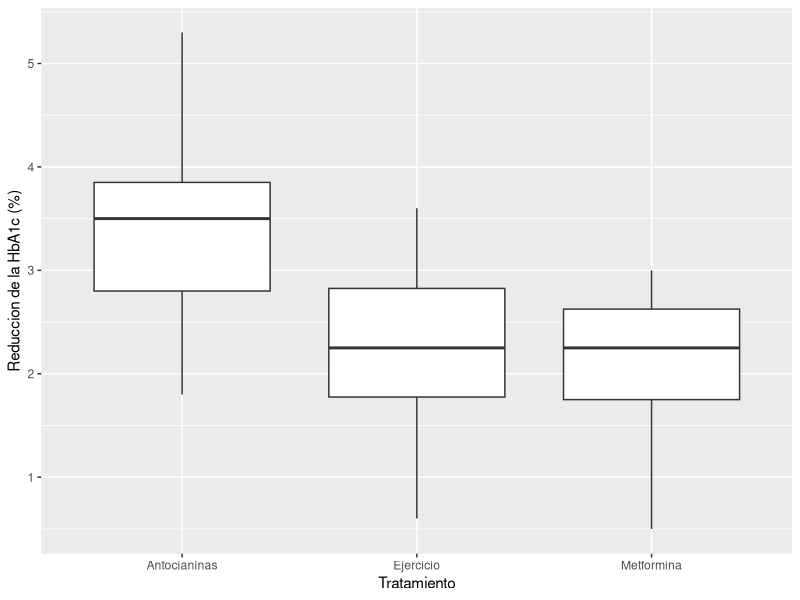

Recreate this plot in R.
## ---- chunk 1
df <- read.csv("data.csv", sep=";")
str(df)
## ---- chunk 2
df$HbA1cR <- df$HbA1cA-df$HbA1cB
str(df)
## ---- chunk 3
library(ggplot2)
ggplot(df,aes(x=Grupo,y=HbA1cR))+
  geom_boxplot()+
  scale_x_discrete(name="Tratamiento")+
  scale_y_continuous(name="Reduccion de la HbA1c (%)")
## ---- chunk 4
library(dplyr)
## ---- chunk 5
# Medición basal, por grupo
df %>% 
  group_by(Grupo) %>% 
  summarize(mean = mean(HbA1cA), sd = sd(HbA1cA), n = n())
# Medición final, por grupo
df %>% 
  group_by(Grupo) %>% 
  summarize(mean = mean(HbA1cB), sd = sd(HbA1cB), n = n())
# Diferencia inicial y final, pro grupo
df %>% 
  group_by(Grupo) %>% 
  summarize(mean = mean(HbA1cR), sd = sd(HbA1cR), n = n())
## ---- chunk 6
tapply(df$HbA1cR,df$Grupo,shapiro.test)
## ---- chunk 7
library(car)
leveneTest(df$HbA1cR~df$Grupo)
## ---- chunk 8
Anova <- aov(df$HbA1cR~df$Grupo)
summary(Anova)
## ---- chunk 9
TukeyHSD(Anova)
